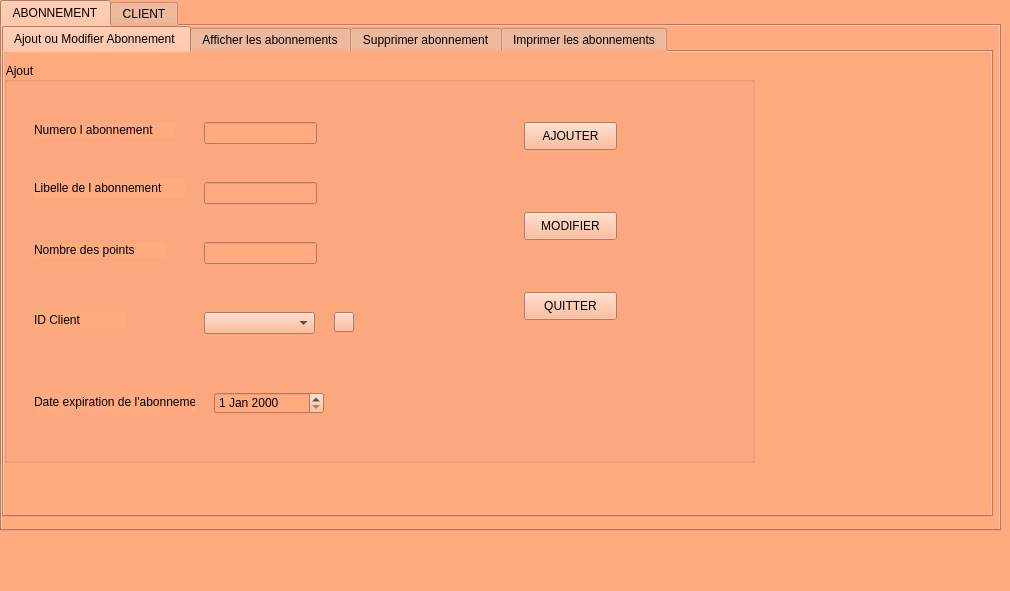
<?xml version="1.0" encoding="UTF-8"?>
<ui version="4.0">
 <class>MainWindow</class>
 <widget class="QMainWindow" name="MainWindow">
  <property name="geometry">
   <rect>
    <x>0</x>
    <y>0</y>
    <width>1010</width>
    <height>591</height>
   </rect>
  </property>
  <property name="windowTitle">
   <string>MainWindow</string>
  </property>
  <property name="styleSheet">
   <string notr="true">background-color: rgb(130, 130, 130);
background-color: rgb(255, 170, 127);</string>
  </property>
  <widget class="QWidget" name="centralwidget">
   <widget class="QTabWidget" name="tabWidget">
    <property name="geometry">
     <rect>
      <x>0</x>
      <y>0</y>
      <width>1001</width>
      <height>531</height>
     </rect>
    </property>
    <property name="styleSheet">
     <string notr="true">background-color: rgb(255, 170, 127);</string>
    </property>
    <property name="currentIndex">
     <number>0</number>
    </property>
    <widget class="QWidget" name="tab">
     <attribute name="title">
      <string>ABONNEMENT</string>
     </attribute>
     <widget class="QTabWidget" name="tabWidget_3">
      <property name="geometry">
       <rect>
        <x>0</x>
        <y>0</y>
        <width>991</width>
        <height>491</height>
       </rect>
      </property>
      <property name="currentIndex">
       <number>0</number>
      </property>
      <widget class="QWidget" name="tab_7">
       <attribute name="title">
        <string>Ajout ou Modifier Abonnement </string>
       </attribute>
       <widget class="QGroupBox" name="groupBox_3">
        <property name="geometry">
         <rect>
          <x>0</x>
          <y>10</y>
          <width>751</width>
          <height>401</height>
         </rect>
        </property>
        <property name="title">
         <string>Ajout</string>
        </property>
        <widget class="QLabel" name="label_8">
         <property name="geometry">
          <rect>
           <x>30</x>
           <y>60</y>
           <width>141</width>
           <height>16</height>
          </rect>
         </property>
         <property name="text">
          <string>Numero l abonnement</string>
         </property>
        </widget>
        <widget class="QLabel" name="label_9">
         <property name="geometry">
          <rect>
           <x>30</x>
           <y>116</y>
           <width>151</width>
           <height>20</height>
          </rect>
         </property>
         <property name="text">
          <string>Libelle de l abonnement</string>
         </property>
        </widget>
        <widget class="QLabel" name="label_10">
         <property name="geometry">
          <rect>
           <x>30</x>
           <y>180</y>
           <width>131</width>
           <height>16</height>
          </rect>
         </property>
         <property name="text">
          <string>Nombre des points</string>
         </property>
        </widget>
        <widget class="QLabel" name="label_11">
         <property name="geometry">
          <rect>
           <x>30</x>
           <y>250</y>
           <width>91</width>
           <height>16</height>
          </rect>
         </property>
         <property name="text">
          <string>ID Client</string>
         </property>
        </widget>
        <widget class="QLineEdit" name="numab">
         <property name="geometry">
          <rect>
           <x>200</x>
           <y>60</y>
           <width>113</width>
           <height>22</height>
          </rect>
         </property>
        </widget>
        <widget class="QLineEdit" name="libab">
         <property name="geometry">
          <rect>
           <x>200</x>
           <y>120</y>
           <width>113</width>
           <height>22</height>
          </rect>
         </property>
        </widget>
        <widget class="QLineEdit" name="nbrab">
         <property name="geometry">
          <rect>
           <x>200</x>
           <y>180</y>
           <width>113</width>
           <height>22</height>
          </rect>
         </property>
        </widget>
        <widget class="QPushButton" name="ajouterabo">
         <property name="geometry">
          <rect>
           <x>520</x>
           <y>60</y>
           <width>93</width>
           <height>28</height>
          </rect>
         </property>
         <property name="text">
          <string>AJOUTER</string>
         </property>
        </widget>
        <widget class="QPushButton" name="modifierabo">
         <property name="geometry">
          <rect>
           <x>520</x>
           <y>150</y>
           <width>93</width>
           <height>28</height>
          </rect>
         </property>
         <property name="text">
          <string>MODIFIER</string>
         </property>
        </widget>
        <widget class="QPushButton" name="quitterabo">
         <property name="geometry">
          <rect>
           <x>520</x>
           <y>230</y>
           <width>93</width>
           <height>28</height>
          </rect>
         </property>
         <property name="text">
          <string>QUITTER</string>
         </property>
        </widget>
        <widget class="QComboBox" name="comboBoxab">
         <property name="geometry">
          <rect>
           <x>200</x>
           <y>250</y>
           <width>111</width>
           <height>22</height>
          </rect>
         </property>
        </widget>
        <widget class="QPushButton" name="refrechabo">
         <property name="geometry">
          <rect>
           <x>330</x>
           <y>250</y>
           <width>20</width>
           <height>20</height>
          </rect>
         </property>
         <property name="text">
          <string/>
         </property>
        </widget>
        <widget class="QLabel" name="label_15">
         <property name="geometry">
          <rect>
           <x>30</x>
           <y>330</y>
           <width>161</width>
           <height>20</height>
          </rect>
         </property>
         <property name="text">
          <string>Date expiration de l'abonnement</string>
         </property>
        </widget>
        <widget class="QDateEdit" name="datea">
         <property name="geometry">
          <rect>
           <x>210</x>
           <y>330</y>
           <width>110</width>
           <height>22</height>
          </rect>
         </property>
        </widget>
       </widget>
      </widget>
      <widget class="QWidget" name="tab_8">
       <attribute name="title">
        <string>Afficher les abonnements</string>
       </attribute>
       <widget class="QTableView" name="tababo">
        <property name="geometry">
         <rect>
          <x>20</x>
          <y>120</y>
          <width>821</width>
          <height>331</height>
         </rect>
        </property>
       </widget>
       <widget class="QLabel" name="label_12">
        <property name="geometry">
         <rect>
          <x>20</x>
          <y>20</y>
          <width>131</width>
          <height>16</height>
         </rect>
        </property>
        <property name="text">
         <string>Numero a rechercher</string>
        </property>
       </widget>
       <widget class="QLineEdit" name="num_rech">
        <property name="geometry">
         <rect>
          <x>180</x>
          <y>20</y>
          <width>113</width>
          <height>22</height>
         </rect>
        </property>
       </widget>
       <widget class="QPushButton" name="rech_num">
        <property name="geometry">
         <rect>
          <x>360</x>
          <y>10</y>
          <width>141</width>
          <height>28</height>
         </rect>
        </property>
        <property name="text">
         <string>Rechercher Numero</string>
        </property>
       </widget>
       <widget class="QLabel" name="label_13">
        <property name="geometry">
         <rect>
          <x>30</x>
          <y>80</y>
          <width>101</width>
          <height>16</height>
         </rect>
        </property>
        <property name="text">
         <string>ID a rechercher</string>
        </property>
       </widget>
       <widget class="QLineEdit" name="id_rechab">
        <property name="geometry">
         <rect>
          <x>180</x>
          <y>80</y>
          <width>113</width>
          <height>22</height>
         </rect>
        </property>
       </widget>
       <widget class="QPushButton" name="rech_id">
        <property name="geometry">
         <rect>
          <x>360</x>
          <y>80</y>
          <width>141</width>
          <height>28</height>
         </rect>
        </property>
        <property name="text">
         <string>Recherche ID client</string>
        </property>
       </widget>
       <widget class="QPushButton" name="trie_asc_ab">
        <property name="geometry">
         <rect>
          <x>850</x>
          <y>120</y>
          <width>93</width>
          <height>28</height>
         </rect>
        </property>
        <property name="text">
         <string>TRIEE ASC</string>
        </property>
       </widget>
       <widget class="QPushButton" name="trie_desc_abo">
        <property name="geometry">
         <rect>
          <x>850</x>
          <y>180</y>
          <width>93</width>
          <height>28</height>
         </rect>
        </property>
        <property name="text">
         <string>TRIEE DESC</string>
        </property>
       </widget>
       <widget class="QPushButton" name="quitterab">
        <property name="geometry">
         <rect>
          <x>530</x>
          <y>40</y>
          <width>93</width>
          <height>28</height>
         </rect>
        </property>
        <property name="text">
         <string>Quitter</string>
        </property>
       </widget>
      </widget>
      <widget class="QWidget" name="tab_9">
       <attribute name="title">
        <string>Supprimer abonnement</string>
       </attribute>
       <widget class="QGroupBox" name="groupBox_4">
        <property name="geometry">
         <rect>
          <x>130</x>
          <y>50</y>
          <width>641</width>
          <height>361</height>
         </rect>
        </property>
        <property name="title">
         <string>SUPPRISSION</string>
        </property>
        <widget class="QLabel" name="label_14">
         <property name="geometry">
          <rect>
           <x>260</x>
           <y>100</y>
           <width>141</width>
           <height>16</height>
          </rect>
         </property>
         <property name="text">
          <string>Numero  a Supprimer</string>
         </property>
        </widget>
        <widget class="QPushButton" name="sup_abo">
         <property name="geometry">
          <rect>
           <x>270</x>
           <y>230</y>
           <width>93</width>
           <height>28</height>
          </rect>
         </property>
         <property name="text">
          <string>SUPPRIMER</string>
         </property>
        </widget>
        <widget class="QComboBox" name="comboBoxsupprimer">
         <property name="geometry">
          <rect>
           <x>250</x>
           <y>160</y>
           <width>131</width>
           <height>22</height>
          </rect>
         </property>
        </widget>
        <widget class="QPushButton" name="pushButton_sup">
         <property name="geometry">
          <rect>
           <x>400</x>
           <y>160</y>
           <width>20</width>
           <height>21</height>
          </rect>
         </property>
         <property name="text">
          <string/>
         </property>
        </widget>
       </widget>
      </widget>
      <widget class="QWidget" name="tab_10">
       <attribute name="title">
        <string>Imprimer les abonnements</string>
       </attribute>
       <widget class="QPushButton" name="imprimercl_2">
        <property name="geometry">
         <rect>
          <x>880</x>
          <y>70</y>
          <width>93</width>
          <height>28</height>
         </rect>
        </property>
        <property name="text">
         <string>Imprimer</string>
        </property>
       </widget>
       <widget class="QTextEdit" name="impcc_2">
        <property name="geometry">
         <rect>
          <x>20</x>
          <y>60</y>
          <width>851</width>
          <height>391</height>
         </rect>
        </property>
       </widget>
      </widget>
     </widget>
    </widget>
    <widget class="QWidget" name="tab_2">
     <attribute name="title">
      <string>CLIENT</string>
     </attribute>
     <widget class="QTabWidget" name="tabWidget_2">
      <property name="geometry">
       <rect>
        <x>0</x>
        <y>0</y>
        <width>991</width>
        <height>491</height>
       </rect>
      </property>
      <property name="styleSheet">
       <string notr="true">background-color: rgb(255, 170, 127);</string>
      </property>
      <property name="currentIndex">
       <number>0</number>
      </property>
      <widget class="QWidget" name="tab_3">
       <attribute name="title">
        <string>Ajout ou Modifier client</string>
       </attribute>
       <widget class="QGroupBox" name="groupBox">
        <property name="geometry">
         <rect>
          <x>40</x>
          <y>30</y>
          <width>751</width>
          <height>351</height>
         </rect>
        </property>
        <property name="title">
         <string>Ajout</string>
        </property>
        <widget class="QLabel" name="label">
         <property name="geometry">
          <rect>
           <x>30</x>
           <y>60</y>
           <width>56</width>
           <height>16</height>
          </rect>
         </property>
         <property name="text">
          <string>ID</string>
         </property>
        </widget>
        <widget class="QLabel" name="label_2">
         <property name="geometry">
          <rect>
           <x>30</x>
           <y>116</y>
           <width>56</width>
           <height>20</height>
          </rect>
         </property>
         <property name="text">
          <string>NOM</string>
         </property>
        </widget>
        <widget class="QLabel" name="label_3">
         <property name="geometry">
          <rect>
           <x>30</x>
           <y>180</y>
           <width>56</width>
           <height>16</height>
          </rect>
         </property>
         <property name="text">
          <string>PRENOM</string>
         </property>
        </widget>
        <widget class="QLabel" name="label_4">
         <property name="geometry">
          <rect>
           <x>30</x>
           <y>250</y>
           <width>56</width>
           <height>16</height>
          </rect>
         </property>
         <property name="text">
          <string>EMAIL</string>
         </property>
        </widget>
        <widget class="QLineEdit" name="id_aj">
         <property name="geometry">
          <rect>
           <x>110</x>
           <y>60</y>
           <width>113</width>
           <height>22</height>
          </rect>
         </property>
        </widget>
        <widget class="QLineEdit" name="nom_aj">
         <property name="geometry">
          <rect>
           <x>110</x>
           <y>120</y>
           <width>113</width>
           <height>22</height>
          </rect>
         </property>
        </widget>
        <widget class="QLineEdit" name="prenom_aj">
         <property name="geometry">
          <rect>
           <x>110</x>
           <y>180</y>
           <width>113</width>
           <height>22</height>
          </rect>
         </property>
        </widget>
        <widget class="QLineEdit" name="email_aj">
         <property name="geometry">
          <rect>
           <x>110</x>
           <y>250</y>
           <width>113</width>
           <height>22</height>
          </rect>
         </property>
        </widget>
        <widget class="QPushButton" name="ajoutcl">
         <property name="geometry">
          <rect>
           <x>520</x>
           <y>60</y>
           <width>93</width>
           <height>28</height>
          </rect>
         </property>
         <property name="text">
          <string>AJOUTER</string>
         </property>
        </widget>
        <widget class="QPushButton" name="modifcl">
         <property name="geometry">
          <rect>
           <x>520</x>
           <y>150</y>
           <width>93</width>
           <height>28</height>
          </rect>
         </property>
         <property name="text">
          <string>MODIFIER</string>
         </property>
        </widget>
        <widget class="QPushButton" name="quittercl">
         <property name="geometry">
          <rect>
           <x>520</x>
           <y>230</y>
           <width>93</width>
           <height>28</height>
          </rect>
         </property>
         <property name="text">
          <string>QUITTER</string>
         </property>
        </widget>
       </widget>
      </widget>
      <widget class="QWidget" name="tab_4">
       <attribute name="title">
        <string>Afficher les clients</string>
       </attribute>
       <widget class="QTableView" name="tabclient">
        <property name="geometry">
         <rect>
          <x>20</x>
          <y>120</y>
          <width>821</width>
          <height>331</height>
         </rect>
        </property>
       </widget>
       <widget class="QLabel" name="label_6">
        <property name="geometry">
         <rect>
          <x>20</x>
          <y>20</y>
          <width>101</width>
          <height>16</height>
         </rect>
        </property>
        <property name="text">
         <string>ID a rechercher</string>
        </property>
       </widget>
       <widget class="QLineEdit" name="id_rech">
        <property name="geometry">
         <rect>
          <x>140</x>
          <y>20</y>
          <width>113</width>
          <height>22</height>
         </rect>
        </property>
       </widget>
       <widget class="QPushButton" name="pushButton">
        <property name="geometry">
         <rect>
          <x>290</x>
          <y>10</y>
          <width>121</width>
          <height>28</height>
         </rect>
        </property>
        <property name="text">
         <string>Rechercher ID</string>
        </property>
       </widget>
       <widget class="QLabel" name="label_7">
        <property name="geometry">
         <rect>
          <x>10</x>
          <y>80</y>
          <width>101</width>
          <height>16</height>
         </rect>
        </property>
        <property name="text">
         <string>Nom a rechercher</string>
        </property>
       </widget>
       <widget class="QLineEdit" name="nom_rech">
        <property name="geometry">
         <rect>
          <x>140</x>
          <y>80</y>
          <width>113</width>
          <height>22</height>
         </rect>
        </property>
       </widget>
       <widget class="QPushButton" name="pushButton_2">
        <property name="geometry">
         <rect>
          <x>290</x>
          <y>80</y>
          <width>121</width>
          <height>28</height>
         </rect>
        </property>
        <property name="text">
         <string>Recherche NOM</string>
        </property>
       </widget>
       <widget class="QPushButton" name="trie_asc">
        <property name="geometry">
         <rect>
          <x>850</x>
          <y>120</y>
          <width>93</width>
          <height>28</height>
         </rect>
        </property>
        <property name="text">
         <string>TRIEE ASC</string>
        </property>
       </widget>
       <widget class="QPushButton" name="trie_desc">
        <property name="geometry">
         <rect>
          <x>850</x>
          <y>180</y>
          <width>93</width>
          <height>28</height>
         </rect>
        </property>
        <property name="text">
         <string>TRIEE DESC</string>
        </property>
       </widget>
       <widget class="QPushButton" name="quitter_af">
        <property name="geometry">
         <rect>
          <x>430</x>
          <y>40</y>
          <width>93</width>
          <height>28</height>
         </rect>
        </property>
        <property name="text">
         <string>Quitter</string>
        </property>
       </widget>
      </widget>
      <widget class="QWidget" name="tab_5">
       <attribute name="title">
        <string>Supprimer client</string>
       </attribute>
       <widget class="QGroupBox" name="groupBox_2">
        <property name="geometry">
         <rect>
          <x>130</x>
          <y>70</y>
          <width>551</width>
          <height>261</height>
         </rect>
        </property>
        <property name="title">
         <string>SUPPRISSION</string>
        </property>
        <widget class="QLabel" name="label_5">
         <property name="geometry">
          <rect>
           <x>180</x>
           <y>40</y>
           <width>141</width>
           <height>16</height>
          </rect>
         </property>
         <property name="text">
          <string>ID a supprimer</string>
         </property>
        </widget>
        <widget class="QPushButton" name="suppcl">
         <property name="geometry">
          <rect>
           <x>180</x>
           <y>200</y>
           <width>93</width>
           <height>28</height>
          </rect>
         </property>
         <property name="text">
          <string>SUPPRIMER</string>
         </property>
        </widget>
        <widget class="QComboBox" name="combosup_cl">
         <property name="geometry">
          <rect>
           <x>140</x>
           <y>110</y>
           <width>151</width>
           <height>22</height>
          </rect>
         </property>
        </widget>
        <widget class="QPushButton" name="refrech">
         <property name="geometry">
          <rect>
           <x>310</x>
           <y>110</y>
           <width>21</width>
           <height>21</height>
          </rect>
         </property>
         <property name="text">
          <string/>
         </property>
        </widget>
       </widget>
      </widget>
      <widget class="QWidget" name="tab_6">
       <attribute name="title">
        <string>Imprimer les clients</string>
       </attribute>
       <widget class="QPushButton" name="imprimercl">
        <property name="geometry">
         <rect>
          <x>880</x>
          <y>70</y>
          <width>93</width>
          <height>28</height>
         </rect>
        </property>
        <property name="text">
         <string>Imprimer</string>
        </property>
       </widget>
       <widget class="QTextEdit" name="impcc">
        <property name="geometry">
         <rect>
          <x>20</x>
          <y>60</y>
          <width>851</width>
          <height>391</height>
         </rect>
        </property>
       </widget>
      </widget>
     </widget>
    </widget>
   </widget>
  </widget>
  <widget class="QMenuBar" name="menubar">
   <property name="geometry">
    <rect>
     <x>0</x>
     <y>0</y>
     <width>1010</width>
     <height>21</height>
    </rect>
   </property>
  </widget>
  <widget class="QStatusBar" name="statusbar"/>
 </widget>
 <resources/>
 <connections/>
</ui>
